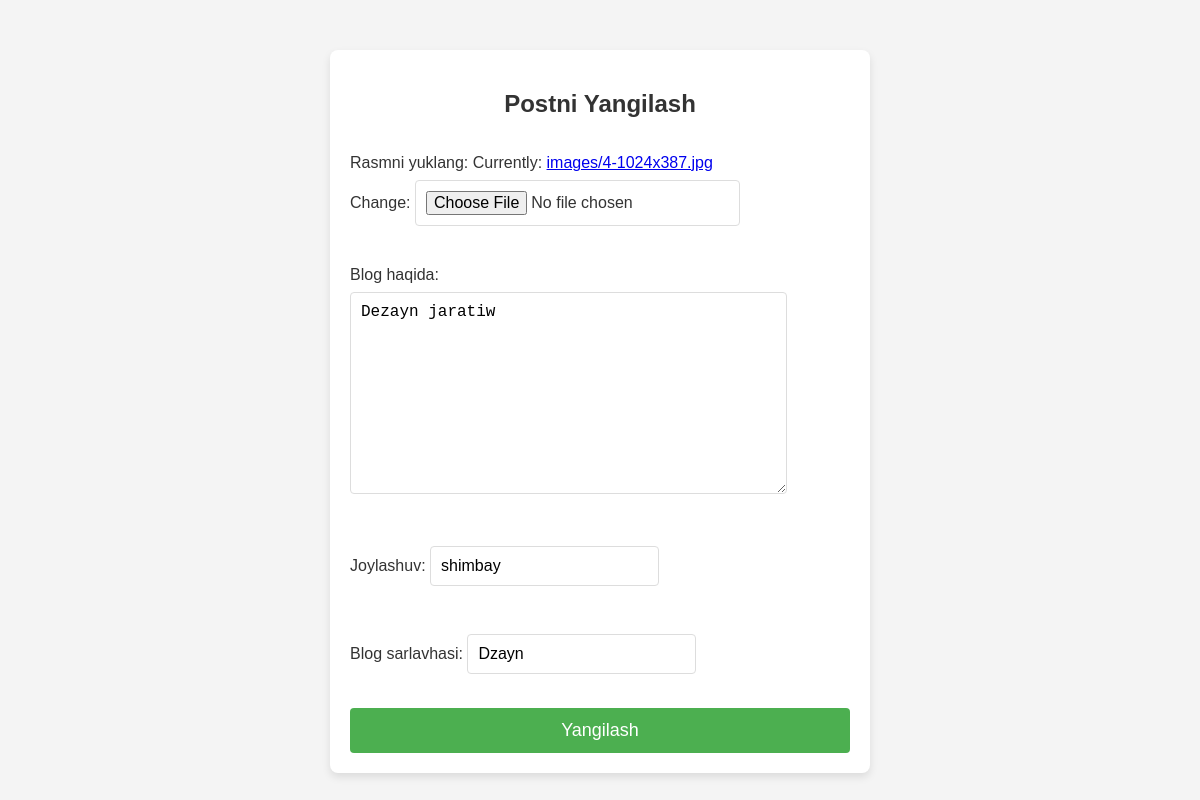
The app's page /update/3/ (signed in) with its own data.
### darkweb/models.py (models this page shows, shortened)
class Blog(models.Model):
    author = models.ForeignKey(User,on_delete=models.CASCADE)
    image = models.FileField(upload_to='images',verbose_name='foto : ')
    description = models.TextField(verbose_name='blog haqqinda : ')
    location = models.CharField(max_length=100,verbose_name='location : ')
    title = models.CharField(max_length=100,verbose_name='blog tin ati :')
    published_date = models.DateTimeField(verbose_name='blog alinga waqit : ',auto_now_add=True)
    class Meta:
        verbose_name = 'Blog'
        verbose_name_plural = 'Bloglar'

### darkweb/views.py (the view)
# urls.py: path('update/<int:id>/', views.update_post, name='update'),  # ID qo'shildi
@login_required
def update_post(request, id):
    blog_post = get_object_or_404(Blog, id=id)
    if blog_post.author != request.user:
        return redirect('home')
    form = BlogForm(request.POST or None, request.FILES or None, instance=blog_post)
    if form.is_valid():
        form.save()
        return redirect('home')
    return render(request, 'update_post.html', {'form': form, 'blog_post': blog_post})

### darkweb/forms.py
class BlogForm(forms.ModelForm):
    class Meta:
        model = Blog
        fields = ['image', 'description', 'location', 'title']
        labels = {
            'image': 'Rasmni yuklang',
            'description': 'Blog haqida',
            'location': 'Joylashuv',
            'title': 'Blog sarlavhasi',
        }
        widgets = {
            'description': forms.Textarea(attrs={'class': 'form-control', 'placeholder': 'Blog tavsifi'}),
            'location': forms.TextInput(attrs={'class': 'form-control', 'placeholder': 'Joylashuv'}),
            'title': forms.TextInput(attrs={'class': 'form-control', 'placeholder': 'Sarlavha'}),
            'image': forms.ClearableFileInput(attrs={'class': 'form-control'}),
        }

### templates/update_post.html (shortened to what this page needs)
<!DOCTYPE html>
<html lang="en">
<head>
</head>
<body>
    <div class="form-container">
        <h2>Postni Yangilash</h2>
        <form action="{% url 'update' blog_post.id %}" method="post" enctype="multipart/form-data">
            {{ form.as_p }}
            <button type="submit">Yangilash</button>
        </form>
    </div>
</body>
</html>

### templates/update_post.html (style rules this page uses)
body { font-family: Arial, sans-serif; background-color: #f4f4f4; color: #333; margin: 0; padding: 0; }
.form-container { max-width: 500px; margin: 50px auto; padding: 20px; background-color: #fff; border-radius: 8px; box-shadow: 0 4px 8px rgba(0, 0, 0, 0.1); }
form { display: flex; flex-direction: column; }
input, textarea, select { margin: 8px 0; padding: 10px; font-size: 16px; border: 1px solid #ddd; border-radius: 4px; }
button { padding: 12px; background-color: #4CAF50; color: white; border: none; border-radius: 4px; cursor: pointer; font-size: 18px; margin-top: 10px; }
h2 { text-align: center; margin-bottom: 20px; }

### records on screen
Blog: description "Dezayn jaratiw", location "shimbay", title "Dzayn"
